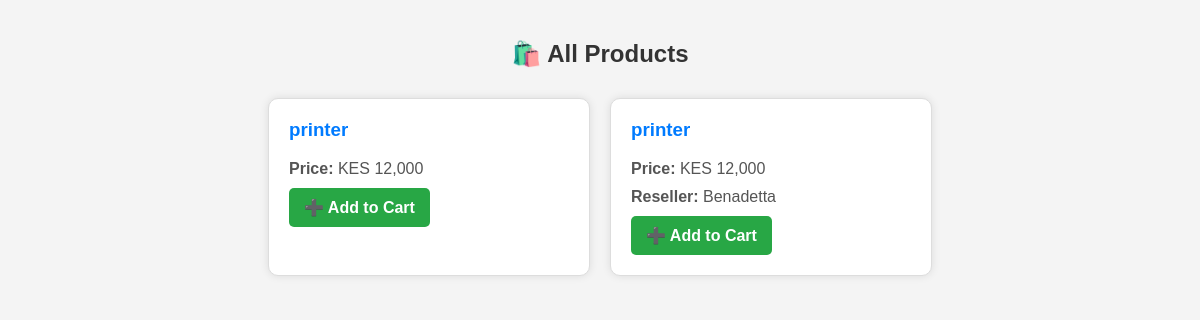
Screenshot of /view_products.php with the database file from the repository.
### tables this page shows
CREATE TABLE `products` (
  `id` int(11) NOT NULL,
  `user_id` int(11) DEFAULT NULL,
  `category_id` int(11) DEFAULT NULL,
  `name` varchar(255) DEFAULT NULL,
  `description` text DEFAULT NULL,
  `price` decimal(10,2) DEFAULT NULL,
  `image` varchar(255) DEFAULT NULL,
  `created_at` timestamp NOT NULL DEFAULT current_timestamp(),
  `reseller_id` int(11) DEFAULT NULL
);

CREATE TABLE `resellers` (
  `id` int(11) NOT NULL,
  `name` varchar(100) NOT NULL,
  `email` varchar(100) NOT NULL,
  `password` varchar(255) NOT NULL,
  `phone` varchar(20) DEFAULT NULL,
  `location` varchar(255) DEFAULT NULL,
  `created_at` timestamp NOT NULL DEFAULT current_timestamp()
);

### view_products.php (the view, shortened to what this page needs)
<?php
$conn = new mysqli("localhost", "root", "", "ecommerce_db");
$result = $conn->query("
    SELECT p.id, p.name, p.price, r.name AS reseller_name
    FROM products p
    LEFT JOIN resellers r ON p.reseller_id = r.id
");
?>
<!DOCTYPE html>
<html>
<head>
</head>
<body>
    <h2>🛍️ All Products</h2>
    <div class="product-grid">
        <?php if ($result->num_rows > 0): ?>
            <?php while($row = $result->fetch_assoc()): ?>
                <div class="product-card">
                    <h3><?= htmlspecialchars($row['name']) ?></h3>
                    <p><strong>Price:</strong> KES <?= number_format($row['price']) ?></p>
                    <?php if ($row['reseller_name']): ?>
                        <p><strong>Reseller:</strong> <?= htmlspecialchars($row['reseller_name']) ?></p>
                    <?php endif; ?>
                    <a class="btn" href="add_to_cart.php?id=<?= $row['id'] ?>">➕ Add to Cart</a>
                </div>
            <?php endwhile; ?>
        <?php else: ?>
            <p>No products found.</p>
        <?php endif; ?>
    </div>
</body>
</html>

### view_products.php (style rules this page uses)
body { font-family: Arial, sans-serif; background: #f4f4f4; margin: 0; padding: 20px; text-align: center; }
h2 { color: #333; }
.product-grid { display: flex; flex-wrap: wrap; justify-content: center; gap: 20px; margin-top: 30px; }
.product-card { background: white; border: 1px solid #ddd; border-radius: 10px; padding: 20px; width: 280px; box-shadow: 0 0 8px rgba(0,0,0,0.1); text-align: left; }
.product-card h3 { margin-top: 0; color: #007bff; }
.product-card p { margin: 10px 0; color: #555; }
.btn { display: inline-block; background: #28a745; color: white; padding: 10px 15px; border-radius: 5px; text-decoration: none; font-weight: bold; }

### rows the page displays
products: name "printer", price "12,000"
products: name "printer", price "12,000", reseller.name "Benadetta"
